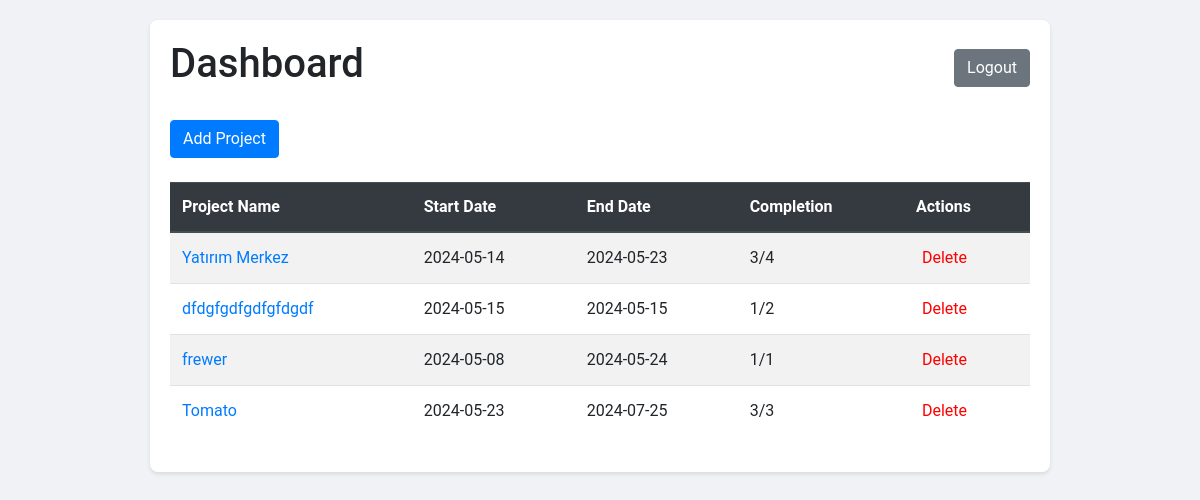
/dashboard (signed in), run on an earlier commit of the app's database.
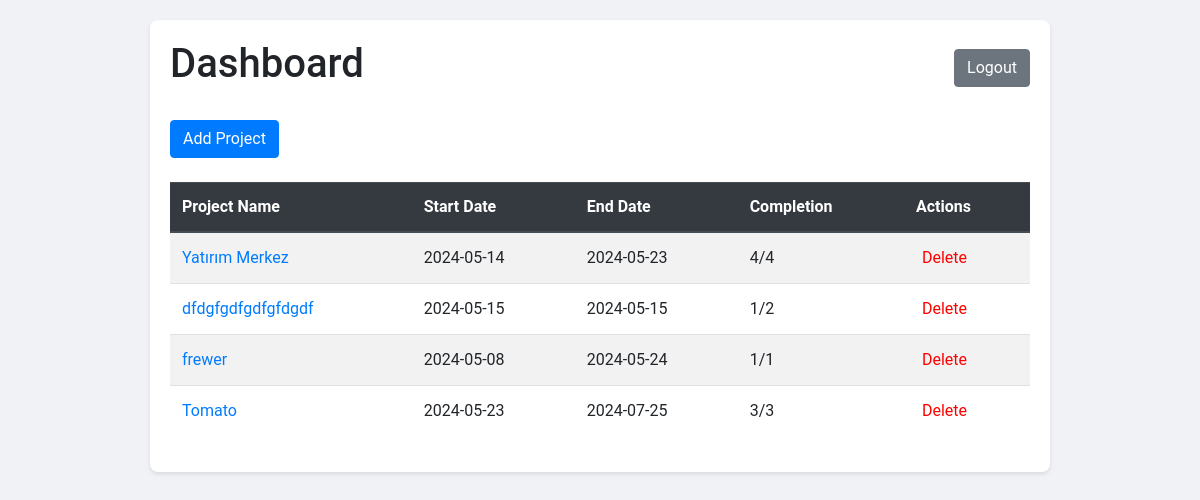
And on a later commit of the database.
### app.py (models this page shows)
class Project(db.Model):
    id = db.Column(db.Integer, primary_key=True)
    name = db.Column(db.String(150), nullable=False)
    start_date = db.Column(db.Date, nullable=False)
    end_date = db.Column(db.Date, nullable=False)
    steps = db.relationship('Step', backref='project', lazy=True)
    users = db.relationship('User', secondary=project_users, lazy='subquery',
        backref=db.backref('projects', lazy=True))
    notes = db.relationship('ProjectNote', backref='project', lazy=True)
    @property
    def completed_steps(self):
        return len([step for step in self.steps if step.completed])
    @property
    def total_steps(self):
        return len(self.steps)

class Step(db.Model):
    id = db.Column(db.Integer, primary_key=True)
    name = db.Column(db.String(150), nullable=False)
    note = db.Column(db.Text, nullable=True)
    completed = db.Column(db.Boolean, default=False, nullable=False)
    project_id = db.Column(db.Integer, db.ForeignKey('project.id'), nullable=False)

### app.py (the view)
@app.route('/dashboard')
@login_required
def dashboard():
    projects = Project.query.all()
    return render_template('dashboard.html', projects=projects)

### app.py (called while the page is built)
@login_manager.user_loader
def load_user(user_id):
    return db.session.get(User, int(user_id))

### templates/dashboard.html (shortened to what this page needs)
<!DOCTYPE html>
<html lang="en">
<head>
    <link rel="stylesheet" href="https://stackpath.bootstrapcdn.com/bootstrap/4.5.2/css/bootstrap.min.css">
</head>
<body>
    <div class="container">
        <div class="d-flex justify-content-between align-items-center mb-4">
            <h1>Dashboard</h1>
            <a href="{{ url_for('logout') }}" class="btn btn-secondary">Logout</a>
        </div>
        {% if current_user.role == 'admin' %}
            <div class="mb-4">
                <a href="{{ url_for('add_project') }}" class="btn btn-primary">Add Project</a>
            </div>
        {% endif %}
        <table class="table table-striped table-hover">
            <thead class="thead-dark">
                <tr>
                    <th>Project Name</th>
                    <th>Start Date</th>
                    <th>End Date</th>
                    <th>Completion</th>
                    <th>Actions</th>
                </tr>
            </thead>
            <tbody>
                {% for project in projects %}
                <tr>
                    <td><a href="{{ url_for('project_details', project_id=project.id) }}">{{ project.name }}</a></td>
                    <td>{{ project.start_date.strftime('%Y-%m-%d') }}</td>
                    <td>{{ project.end_date.strftime('%Y-%m-%d') }}</td>
                    <td id="completion-{{ project.id }}">{{ project.completed_steps }}/{{ project.total_steps }}</td>
                    <td>
                        <form action="{{ url_for('delete_project', project_id=project.id) }}" method="post" onsubmit="return confirm('Are you sure you want to delete this project?');">
                            <button type="submit" class="btn-delete">Delete</button>
                        </form>
                    </td>
                </tr>
                {% endfor %}
            </tbody>
        </table>
    </div>
</body>
</html>

### templates/dashboard.html (style rules this page uses)
body { font-family: 'Roboto', sans-serif; background-color: #f0f2f5; margin: 0; padding: 20px; }
.container { max-width: 900px; margin: auto; background: white; padding: 20px; border-radius: 8px; box-shadow: 0 2px 4px rgba(0,0,0,0.1); }
.table th, .table td { vertical-align: middle; }
.btn-delete { color: #ff0000; border: none; background: none; cursor: pointer; }

What changed in the data, as far as the page shows it:
changed through a linked row, Project "Yatırım Merkez": completed_steps "3" → "4"
